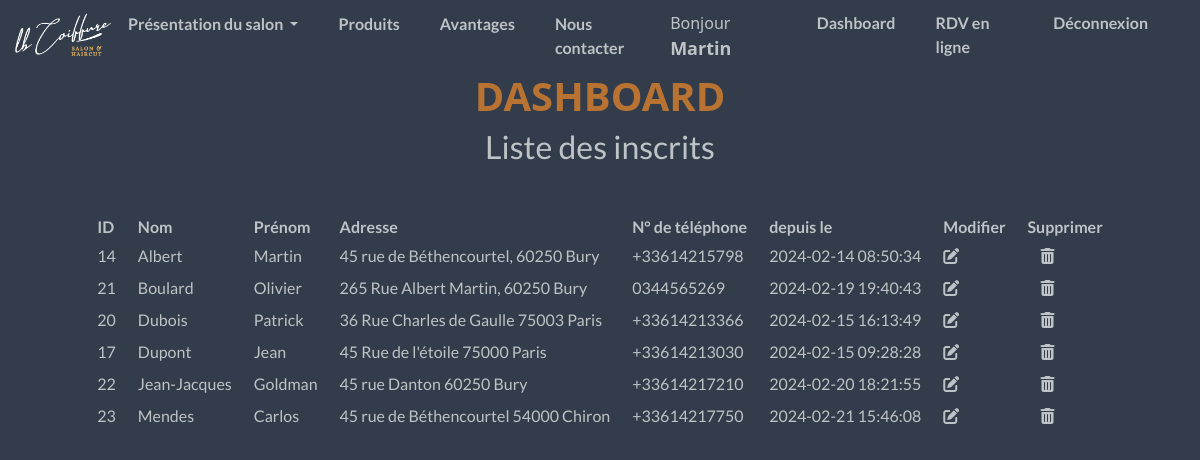
Page /controllers/dashboard/users/userslist-ctrl.php (signed in) on the committed database.
### tables this page shows
CREATE TABLE `users` (
  `id_user` int NOT NULL,
  `lastname` varchar(50) NOT NULL,
  `firstname` varchar(50) NOT NULL,
  `password` varchar(255) NOT NULL,
  `email` varchar(100) DEFAULT NULL,
  `phonenumber` varchar(20) NOT NULL,
  `address` varchar(255) DEFAULT NULL,
  `is_admin` tinyint(1) NOT NULL,
  `created_at` datetime DEFAULT CURRENT_TIMESTAMP,
  `updated_at` datetime DEFAULT CURRENT_TIMESTAMP,
  `archived_at` datetime DEFAULT NULL
);

### controllers/dashboard/users/userslist-ctrl.php (called while the page is built, shortened)
<?php
require_once __DIR__ . '/../../../models/Client.php';
    $users = Client::getAll();
include __DIR__ . '/../../../views/templates/header_dashboard.php';
include __DIR__ . '/../../../views/dashboard/users/userslist.php';
include __DIR__ . '/../../../views/templates/footer_dashboard.php';

### models/Client.php (called while the page is built, shortened)
<?php
class Client
{
    public static function getAll(): array
    {
        $pdo = Database::connect();
        $sql = 'SELECT * from `users` ORDER by `lastname`';
        $sth = $pdo->query($sql);
        $datas = $sth->fetchAll(PDO::FETCH_OBJ);
        return $datas;
    }
}

### views/dashboard/users/userslist.php (the view)
<h2 class="regular text-center">Liste des inscrits</h2>
<table class="list-style mt-5 mb-5 table-centered table-spaced">
    <thead>
        <tr class="regular">
            <th scope="col me5">ID</th>
            <th scope="col">Nom</th>
            <th scope="col">Prénom</th>
            <th scope="col">Adresse</th>
            <th scope="col">N° de téléphone</th>
            <th scope="col">depuis le</th>
            <th scope="col">Modifier</th>
            <th scope="col">Supprimer </th>
        </tr>
    </thead>
    <tbody>
        <?php foreach ($users as $key => $user) { ?>
        <tr class="regular">
            <td><?= $user->id_user?></td>
            <td><?= $user->lastname ?></td>
            <td><?= $user->firstname ?></td>
            <td><?= $user->address ?></td>
            <td><?= $user->phonenumber ?></td>
            <td><?= $user->created_at ?></td>
            <td><a href="/controllers/dashboard/users/update-ctrl.php?id=<?= $user->id_user ?>"><i class="fa-solid fa-pen-to-square regular"></i></td>
            <td><a href="/controllers/dashboard/users/delete-ctrl.php?id=<?= $user->id_user ?>"><i class="fa-solid fa-trash-can btn regular"></td>
        </tr>
        <?php } ?>
    </tbody>
</table>

### views/Templates/header_dashboard.php (shortened to what this page needs)
<!DOCTYPE html>
<html lang="fr">
<head>
    <link href="https://cdn.jsdelivr.net/npm/bootstrap@5.3.2/dist/css/bootstrap.min.css" rel="stylesheet">
    <link rel="stylesheet" href="/public/assets/css/style.css">
</head>
<body>
    <header>
        <nav class="navbar navbar-expand-lg">
            <div class="container-fluid">
                <a class="navbar-brand regular text-decoration-none hover-underline fw-bold" href="/controllers/main-ctrl.php"><img class="bar-logo" src="/public/assets/img/logo.png" alt="Logo du salon"></a>
                <div class="collapse navbar-collapse mob-menu" id="navbarNavDropdown">
                    <ul class="navbar-nav">
                        <li class="nav-item dropdown">
                            <a class="dropdown-toggle regular text-decoration-none hover-underline fw-bold" href="#" role="button" data-bs-toggle="dropdown" aria-expanded="false">
                                Présentation du salon
                            </a>
                        </li>
                        <li class="nav-item">
                            <a class="regular text-decoration-none hover-underline fw-bold" aria-current="page" href="/controllers/produits-ctrl.php">Produits</a>
                        </li>
                        <li class="nav-item">
                            <a class="regular text-decoration-none hover-underline fw-bold" href="/controllers/avantages-ctrl.php">Avantages</a>
                        </li>
                        <li class="nav-item">
                            <a class="regular text-decoration-none hover-underline fw-bold" href="mailto:oboulard@gmail.com">Nous
                                contacter</a>
                        </li>
                    </ul>
                    <ul class="navbar-nav ms-auto">
                        <?php if (!isset($_SESSION['id_user'])) : ?>
                            <li class="nav-item">
                                <a class="regular text-decoration-none hover-underline fw-bold" href="/controllers/signup-ctrl.php">Inscription</a>
                            </li>
                            <li class="nav-item">
                                <a class="regular text-decoration-none hover-underline fw-bold" href="/controllers/signin-ctrl.php">Connexion</a>
                            </li>
                        <?php else : ?>
                            <li class="nav-item">
                                Bonjour <span class="bold"><?= $_SESSION['firstname'] ?></span>
                            </li>
                            <li class="nav-item">
                                <a class="regular text-decoration-none hover-underline fw-bold" href="/controllers/dashboard/dashboard-ctrl.php">Dashboard</a>
                            </li>
                            <li class="nav-item">
                                <a class="regular text-decoration-none hover-underline fw-bold" href="/controllers/appointment-ctrl.php">RDV en ligne</a>
                            </li>
                            <li class="nav-item">
                                <a class="regular text-decoration-none hover-underline fw-bold" href="/controllers/logout-ctrl.php">Déconnexion</a>
                            </li>
                        <?php endif; ?>
                    </ul>
                </div>
            </div>
        </nav>
    </header>
    <main>
        <h1 class="font-title fw-bold text-gold text-center"><a href="/controllers/dashboard/dashboard-ctrl.php" class="text-gold text-decoration-none hover-underline">DASHBOARD</a></h1>

### views/Templates/footer_dashboard.php (shortened to what this page needs)
</body>
</html>

### public/assets/css/style.css (style rules this page uses)
body { background-color: #333C4A; margin: 0px; padding: 0px; }
.list-style { background-color: #333C4A; color: #333C4A; }
.font-title { color: #BDC3C7; }
.regular { font-family: Lato; color: #BDC3C7; }
.text-gold { color: #B87333; }
.navbar-nav .nav-item { margin-right: 40px; }
.mob-menu { border-color: #BDC3C7; color: #BDC3C7; }
.bar-logo { width: 100px; }
.table-spaced { border-collapse: separate; border-spacing: 20px 0; }
::placeholder { font-size: 80%; }
.table-centered { margin-left: auto; margin-right: auto; }
.bold { font-weight: bold; font-size:large; }

### rows in the picture
users: id_user "14", lastname "Albert", firstname "Martin", address "45 rue de Béthencourtel, 60250 Bury", phonenumber "+33614215798", created_at "2024-02-14 08:50:34"
users: id_user "21", lastname "Boulard", firstname "Olivier", address "265 Rue Albert Martin, 60250 Bury", phonenumber "0344565269", created_at "2024-02-19 19:40:43"
users: id_user "20", lastname "Dubois", firstname "Patrick", address "36 Rue Charles de Gaulle 75003 Paris", phonenumber "+33614213366", created_at "2024-02-15 16:13:49"
users: id_user "17", lastname "Dupont", firstname "Jean", address "45 Rue de l'étoile 75000 Paris", phonenumber "+33614213030", created_at "2024-02-15 09:28:28"
users: id_user "22", lastname "Jean-Jacques", firstname "Goldman", address "45 rue Danton 60250 Bury", phonenumber "+33614217210", created_at "2024-02-20 18:21:55"
users: id_user "23", lastname "Mendes", firstname "Carlos", address "45 rue de Béthencourtel 54000 Chiron", phonenumber "+33614217750", created_at "2024-02-21 15:46:08"

### other values in the picture
$_SESSION['firstname'] "Martin"
